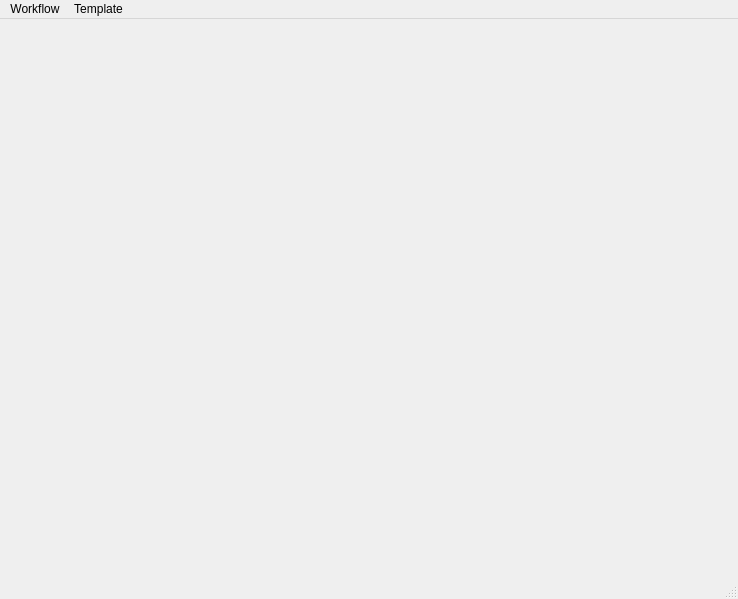
<?xml version="1.0" encoding="UTF-8"?>
<ui version="4.0">
 <class>MainWindow</class>
 <widget class="QMainWindow" name="MainWindow">
  <property name="geometry">
   <rect>
    <x>0</x>
    <y>0</y>
    <width>738</width>
    <height>599</height>
   </rect>
  </property>
  <property name="windowTitle">
   <string>MainWindow</string>
  </property>
  <widget class="QWidget" name="centralwidget"/>
  <widget class="QMenuBar" name="menubar">
   <property name="geometry">
    <rect>
     <x>0</x>
     <y>0</y>
     <width>738</width>
     <height>22</height>
    </rect>
   </property>
   <widget class="QMenu" name="menu">
    <property name="title">
     <string>Workflow</string>
    </property>
    <addaction name="NewWorkFlow"/>
    <addaction name="EditWorkflow"/>
    <addaction name="action"/>
    <addaction name="separator"/>
    <addaction name="actionhelp"/>
   </widget>
   <widget class="QMenu" name="menuTemplate">
    <property name="title">
     <string>Template</string>
    </property>
    <addaction name="actionOpen"/>
   </widget>
   <addaction name="menu"/>
   <addaction name="menuTemplate"/>
  </widget>
  <widget class="QStatusBar" name="statusbar"/>
  <action name="NewWorkFlow">
   <property name="text">
    <string>新建工作流</string>
   </property>
  </action>
  <action name="EditWorkflow">
   <property name="text">
    <string>编辑工作流</string>
   </property>
  </action>
  <action name="action">
   <property name="text">
    <string>打开工作流</string>
   </property>
  </action>
  <action name="actionhelp">
   <property name="text">
    <string>help</string>
   </property>
  </action>
  <action name="actionOpen">
   <property name="text">
    <string>Open</string>
   </property>
  </action>
 </widget>
 <resources/>
 <connections/>
</ui>
